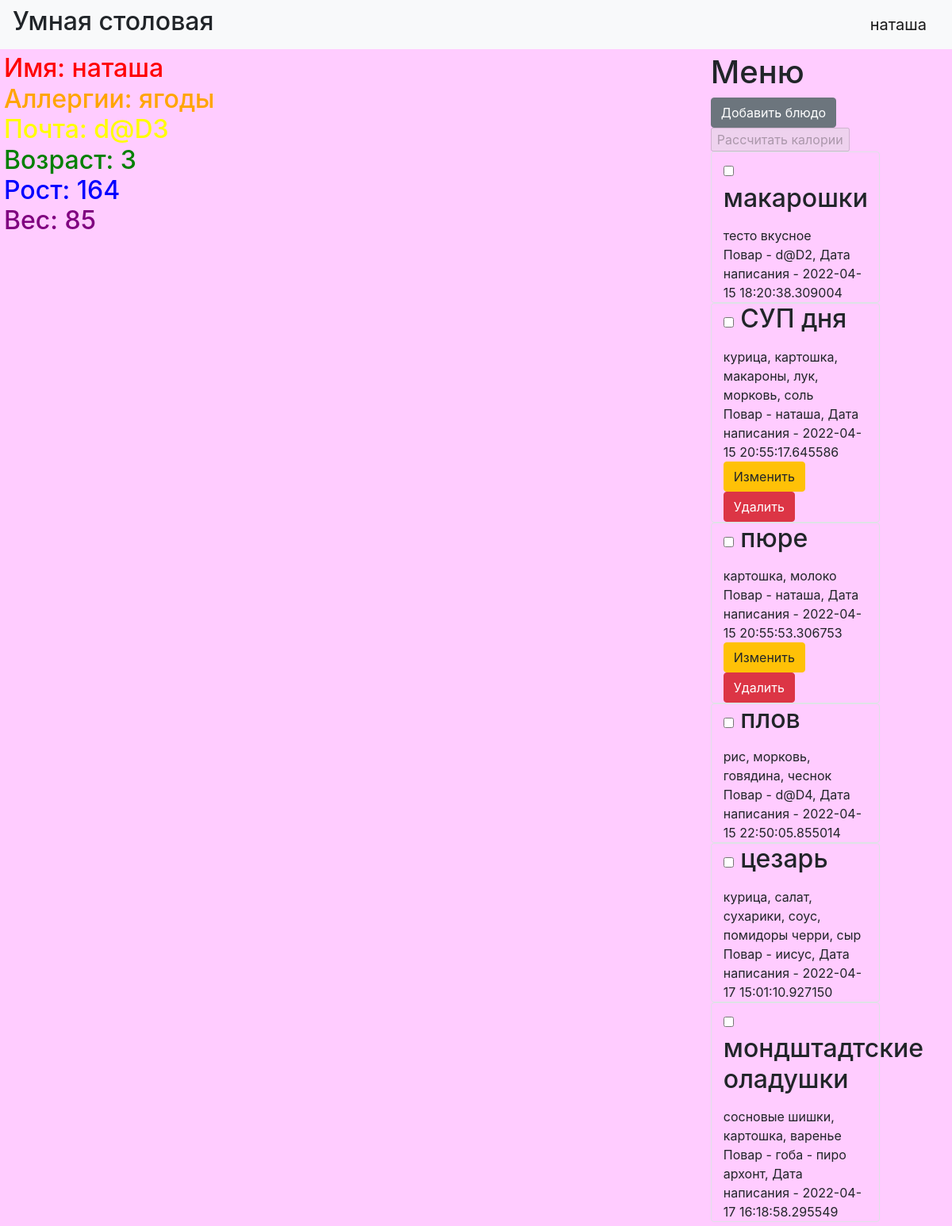
/ (signed in), run on the app's committed database.
### data/users.py (models this page shows, shortened)
class User(SqlAlchemyBase, UserMixin):
    __tablename__ = 'users'
    id = sqlalchemy.Column(sqlalchemy.Integer, primary_key=True, autoincrement=True)
    name = sqlalchemy.Column(sqlalchemy.String, nullable=True)
    height = sqlalchemy.Column(sqlalchemy.String, nullable=True)
    weight = sqlalchemy.Column(sqlalchemy.String, nullable=True)
    allergic = sqlalchemy.Column(sqlalchemy.String, nullable=True)
    age = sqlalchemy.Column(sqlalchemy.String, nullable=True)
    email = sqlalchemy.Column(sqlalchemy.String, index=True, unique=True, nullable=True)
    hashed_password = sqlalchemy.Column(sqlalchemy.String, nullable=True)
    created_date = sqlalchemy.Column(sqlalchemy.DateTime, default=datetime.datetime.now)
    dishs = orm.relation("Dishs", back_populates='user')
    def __repr__(self):
        return f'<User> {self.id} {self.name} {self.email}'

### data/dishs.py (models this page shows)
class Dishs(SqlAlchemyBase):
    __tablename__ = 'dishs'
    id = sqlalchemy.Column(sqlalchemy.Integer, primary_key=True, autoincrement=True)
    title = sqlalchemy.Column(sqlalchemy.String, nullable=True)
    proteins = sqlalchemy.Column(sqlalchemy.String, nullable=True)
    fats = sqlalchemy.Column(sqlalchemy.String, nullable=True)
    carbohydrates = sqlalchemy.Column(sqlalchemy.String, nullable=True)
    calories = sqlalchemy.Column(sqlalchemy.String, nullable=True)
    content = sqlalchemy.Column(sqlalchemy.String, nullable=True)
    created_date = sqlalchemy.Column(sqlalchemy.DateTime, default=datetime.datetime.now)
    is_private = sqlalchemy.Column(sqlalchemy.Boolean, default=True)
    user_id = sqlalchemy.Column(sqlalchemy.Integer, sqlalchemy.ForeignKey("users.id"))
    user = orm.relation('User')
    categories = orm.relation("Category", secondary="association", backref="dishs")

### main.py (the view)
@app.route("/")
def index():
    db_sess = db_session.create_session()
    if current_user.is_authenticated:
        dishs = db_sess.query(Dishs).filter((Dishs.user == current_user) | (Dishs.is_private != True))
        id = str(current_user).split(' ')[1]
        con = sqlite3.connect("db/blogs.db")
        cur = con.cursor()
        result = cur.execute(f"""SELECT allergic FROM users WHERE id = {id}""").fetchall()
        allergies = str(result)[3:-4].split(', ')
        con.close()
        for allerg in range(len(allergies)):
            allerg1 = allergies[allerg]
            dishs = dishs.filter((Dishs.content.contains(allerg1) != True))
    else:
        dishs = db_sess.query(Dishs).filter(Dishs.is_private != True)
    return render_template("index.html", dishs=dishs)

### data/db_session.py (called while the page is built)
def create_session() -> Session:
    global __factory
    return __factory()

### main.py (called while the page is built)
@login_manager.user_loader
def load_user(user_id):
    db_sess = db_session.create_session()
    return db_sess.query(User).get(user_id)

### templates/index.html (shortened to what this page needs)
{% extends "base.html" %}
{% block content %}
    <h1>Меню</h1>
    {% if current_user.is_authenticated %}
        <a href="dishs" class="btn btn-secondary" align="left" >Добавить блюдо</a>
        <input type="submit" value="Рассчитать калории" id="submit" disabled="true" onclick="count(this, {{current_user.age}}, {{current_user.height}}, {{current_user.weight}});" align="right">
    {% endif %}
    {% for item in dishs %}
        <div class="col-md-9 offset-md-0 border rounded" align="left">
            <h2>
              <input class="checkbox" type="checkbox"  id={{ item.title }} name={{ item.title }} data-cars={{ item.carbohydrates }} data-pos={{ item.proteins }} data-fas={{ item.fats }} data-cal={{ item.calories }} onclick="check(this);">
              <label for={{ item.title }}>{{ item.title }}</label>
            </h2>
            <div>
                {{ item.content }}
            </div>
            <div>
                Повар - {{ item.user.name }}, Дата написания - {{ item.created_date }}
            </div>
            {% if current_user.is_authenticated and current_user == item.user %}
                <div>
                    <a href="/dishs/{{ item.id }}" class="btn btn-warning">Изменить</a>
                    <a href="/dishs_delete/{{ item.id }}" class="btn btn-danger">Удалить</a>
                </div>
            {% endif %}
        </div>
{% endfor %}
{% endblock %}

### templates/base.html (shortened to what this page needs)
<!doctype html>
<html lang="en">
<head>
    <link rel="stylesheet"
          href="https://stackpath.bootstrapcdn.com/bootstrap/4.4.1/css/bootstrap.min.css"
>
</head>
<body>
<header>
    <nav class="navbar navbar-light bg-light">
        <h2>Умная столовая</h2>
        {% if current_user.is_authenticated %}
            <a class="navbar-brand" href="/logout" >{{ current_user.name }}</a>
        {% else %}
            <p>
                <a class="btn btn-primary " href="/register">Зарегистрироваться</a>
                <a class="btn btn-success" href="/login">Войти</a>
            </p>
        {% endif %}
    </nav>
    <table width="100%" cellspacing="0" cellpadding="5">
   <tr>
    <td width="900" valign="top">
    {% if current_user.is_authenticated %}
        <h2 align="left"><font color="red">Имя: {{current_user.name}}</font><br>
            <font color="orange">Аллергии: {{current_user.allergic}}</font><br>
            <font color="yellow">Почта: {{current_user.email}}</font><br>
            <font color="green">Возраст: {{current_user.age}}</font><br>
            <font color="blue">Рост: {{current_user.height}}</font><br>
            <font color="purple">Вес: {{current_user.weight}}</font>
        </h2>
    {% endif %}
    </td>
    <td valign="top">
        <main role="main" class="container">
            {% block content %}{% endblock %}
        </main>
    </td>
   </tr>
  </table>
</header>
</body>
</html>

### templates/base.html (style rules this page uses)
body { background-color: #ffccff }

### data on the page
User: name "наташа", allergic "ягоды", age "3", height "164", weight "85"
Dishs: title "макарошки", content "тесто вкусное", user.name "d@D2", created_date "2022-04-15 18:20:38.309004"
Dishs: title "СУП дня", content "курица, картошка, макароны, лук, морковь, соль", user.name "наташа", created_date "2022-04-15 20:55:17.645586"
Dishs: title "пюре", content "картошка, молоко", user.name "наташа", created_date "2022-04-15 20:55:53.306753"
Dishs: title "плов", content "рис, морковь, говядина, чеснок", user.name "d@D4", created_date "2022-04-15 22:50:05.855014"
Dishs: title "цезарь", content "курица, салат, сухарики, соус, помидоры черри, сыр", user.name "иисус", created_date "2022-04-17 15:01:10.927150"
Dishs: title "мондштадтские оладушки", content "сосновые шишки, картошка, варенье", user.name "гоба - пиро архонт", created_date "2022-04-17 16:18:58.295549"
